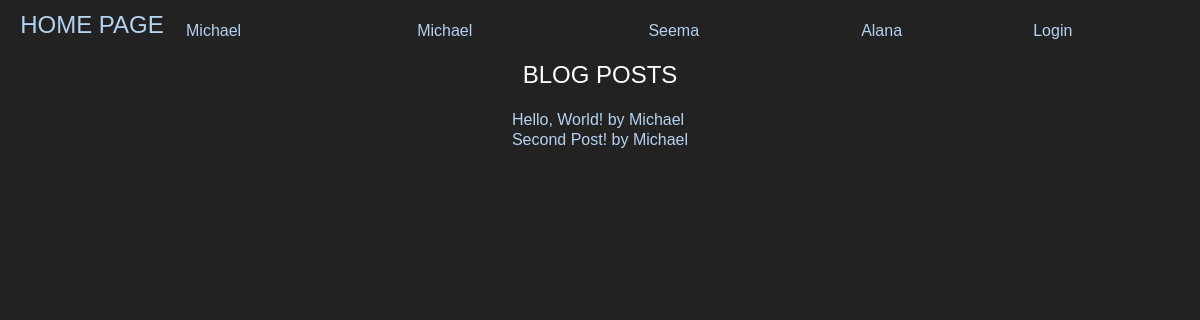
/blog/, run on an earlier commit of the app's database.
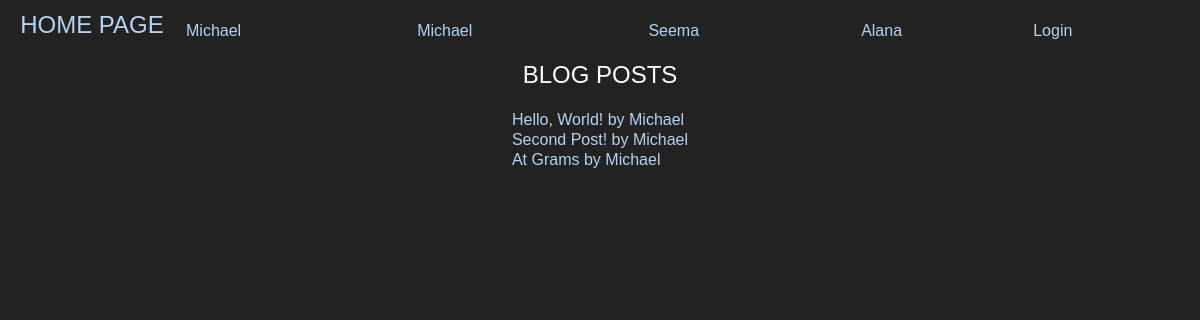
And on a later commit of the database.
### blog/models.py (models this page shows, shortened)
class Post(models.Model):
    title = models.CharField(max_length=255)
    message = models.TextField()
    date = models.DateTimeField(auto_now_add=True)
    author = models.ForeignKey(User, on_delete=models.CASCADE, related_name='author')
    replies = models.ManyToOneRel
    class Meta:
        ordering = ['date']

### blog/views.py (the view)
# urls.py: path("", views.index, name="index")
def index(request):
    return render(request, "blog/index.html", {
        "posts": Post.objects.all()
    })

### blog/templates/blog/index.html
{% extends "home/layout.html" %}
{% block body %}
    <div align="middle">
         <h1>Blog Posts</h1>
        <table>
             {% for post in posts %}
            <tr>
                <td><a href = "{{ post.id }}">{{ post.title }} by {{ post.author }} </a></td>
            </tr>
        {% endfor %}
        </table>
    </div>
{% endblock %}

### home/templates/home/layout.html (shortened to what this page needs)
<!DOCTYPE html>
<html lang="en">
    <head>
        {% load static %}
        {% load static %}
        <link rel="stylesheet"  href="{% static 'home/' %}stylesheet.css" media="screen"/>
    </head>
    <body >
    <table  width="100%" height="60" border="0">
        <tbody>
            <tr>
                <td  align="center" valign="bottom" id="home" width="180" ><h1><a href="/">Home Page</a></h1></td>
                <td>
                    <table class="megamenu" height="57" width="100%" border="0">
                        <tbody>
                            <tr>
                                <td id="blog"><a  href="/blog">Michael</a></td>
                                <td id="michael"><a  href="/michael">Michael</a></td>
                                <td id="seema"><a href="/seema">Seema</a> </td>
                                <td id="alana"><a href="/alana">Alana</a> </td>
                                <td id="users"><a href="/users">
                                    {% if request.user.username == "" %}
                                        <a href="/users/login">Login</a>
                                    {% else %}
                                         <a href="/users">{{ request.user }}</a>
                                    {% endif%}</a></td>
                            </tr>
                        </tbody>
                    </table>
                </td>
            </tr>
        </tbody>
    </table>
        {% block body %}
        {% endblock %}
    </body>
</html>

### home/static/home/stylesheet.css (style rules this page uses)
a:link { text-decoration: none ; }
* { margin:0;padding:0 }
html, body { height:100% }
body { background:#222;font-family:Arial, Helvetica, sans-serif;font-size:100%;line-height:1.125em;color:#fff }
a { color:#b5d2f0;outline:none }
h1, h2 { line-height:1.2em;color:#fff;text-transform:uppercase;font-weight:normal;margin-bottom:19px }
h1 { font-size:24px }

What changed in the data, as far as the page shows it:
added Post: title "At Grams", author "Michael"
